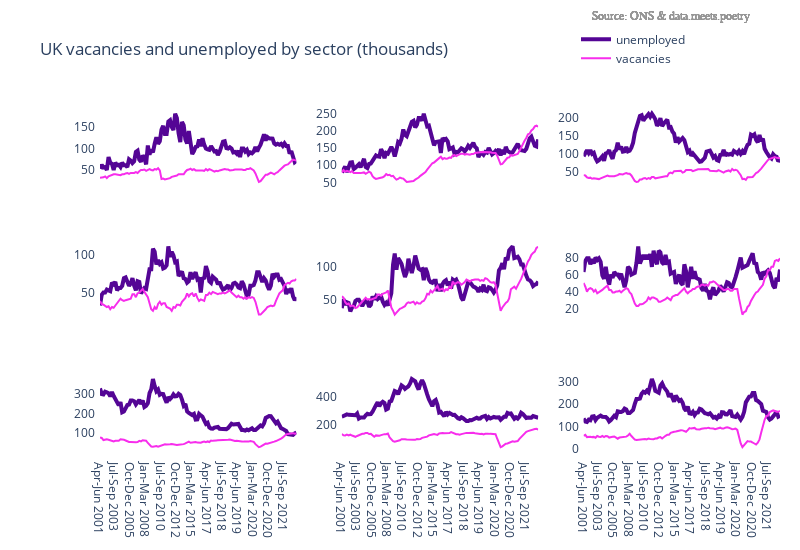

The code cell stored with this chart in its notebook:
### Code cell
# Initialize figure with subplots
fig = make_subplots(
    rows=3,
    cols=3,
    shared_xaxes=True,
    specs=[
        [{"type": "scatter"}, {"type": "scatter"}, {"type": "scatter"}],
        [{"type": "scatter"}, {"type": "scatter"}, {"type": "scatter"}],
        [{"type": "scatter"}, {"type": "scatter"}, {"type": "scatter"}],
    ],
    subplot_titles=(
        "Education",
        "Health & Social Work",
        "Admin & Support Services",
        "Financial Services",
        "Professional Services",
        "IT & Communication",
        "Manufacturing",
        "Motor vehicles",
        "Hospitality",
    ),
)

# Add Education
fig.add_trace(
    go.Scatter(
        x=df_vac_unem_by_sector.Quarter,
        y=df_vac_unem_by_sector.Education_une,
        mode="lines",
        name="unemployed",
        line=dict(color=colors[1], width=line_size[1]),
        showlegend=True,
    ),
    row=1,
    col=1,
)
fig.add_trace(
    go.Scatter(
        x=df_vac_unem_by_sector.Quarter,
        y=df_vac_unem_by_sector.Education_vac,
        mode="lines",
        name="vacancies",
        line=dict(color=colors[0], width=line_size[0]),
        showlegend=True,
    ),
    row=1,
    col=1,
)


# Add Health
fig.add_trace(
    go.Scatter(
        x=df_vac_unem_by_sector.Quarter,
        y=df_vac_unem_by_sector["Human health & social work activities_une"],
        mode="lines",
        line=dict(color=colors[1], width=line_size[1]),
        showlegend=False,
    ),
    row=1,
    col=2,
)
fig.add_trace(
    go.Scatter(
        x=df_vac_unem_by_sector.Quarter,
        y=df_vac_unem_by_sector["Human health & social work activities_vac"],
        mode="lines",
        line=dict(color=colors[0], width=line_size[0]),
        showlegend=False,
    ),
    row=1,
    col=2,
)

# Add Admin
fig.add_trace(
    go.Scatter(
        x=df_vac_unem_by_sector.Quarter,
        y=df_vac_unem_by_sector["Administrative & support services_une"],
        mode="lines",
        line=dict(color=colors[1], width=line_size[1]),
        showlegend=False,
    ),
    row=1,
    col=3,
)
fig.add_trace(
    go.Scatter(
        x=df_vac_unem_by_sector.Quarter,
        y=df_vac_unem_by_sector["Administrative & support services_vac"],
        mode="lines",
        line=dict(color=colors[0], width=line_size[0]),
        showlegend=False,
    ),
    row=1,
    col=3,
)


# ----------------------------------------------------

# Add Finance
fig.add_trace(
    go.Scatter(
        x=df_vac_unem_by_sector.Quarter,
        y=df_vac_unem_by_sector["Financial,  insurance & real estate activities_une"],
        mode="lines",
        line=dict(color=colors[1], width=line_size[1]),
        showlegend=False,
    ),
    row=2,
    col=1,
)
fig.add_trace(
    go.Scatter(
        x=df_vac_unem_by_sector.Quarter,
        y=df_vac_unem_by_sector["Financial,  insurance & real estate activities_vac"],
        mode="lines",
        line=dict(color=colors[0], width=line_size[0]),
        showlegend=False,
    ),
    row=2,
    col=1,
)

# Add Prof. Serv
fig.add_trace(
    go.Scatter(
        x=df_vac_unem_by_sector.Quarter,
        y=df_vac_unem_by_sector["Professional, scientific & technical activities_une"],
        mode="lines",
        line=dict(color=colors[1], width=line_size[1]),
        showlegend=False,
    ),
    row=2,
    col=2,
)
fig.add_trace(
    go.Scatter(
        x=df_vac_unem_by_sector.Quarter,
        y=df_vac_unem_by_sector["Professional, scientific & technical activities_vac"],
        mode="lines",
        line=dict(color=colors[0], width=line_size[0]),
        showlegend=False,
    ),
    row=2,
    col=2,
)

# Add IT
fig.add_trace(
    go.Scatter(
        x=df_vac_unem_by_sector.Quarter,
        y=df_vac_unem_by_sector["Information & communication_une"],
        mode="lines",
        line=dict(color=colors[1], width=line_size[1]),
        showlegend=False,
    ),
    row=2,
    col=3,
)
fig.add_trace(
    go.Scatter(
        x=df_vac_unem_by_sector.Quarter,
        y=df_vac_unem_by_sector["Information & communication_vac"],
        mode="lines",
        line=dict(color=colors[0], width=line_size[0]),
        showlegend=False,
    ),
    row=2,
    col=3,
)

# ----------------------------------------------------

# Add Manufacturing
fig.add_trace(
    go.Scatter(
        x=df_vac_unem_by_sector.Quarter,
        y=df_vac_unem_by_sector["Manufacturing_une"],
        mode="lines",
        line=dict(color=colors[1], width=line_size[1]),
        showlegend=False,
    ),
    row=3,
    col=1,
)
fig.add_trace(
    go.Scatter(
        x=df_vac_unem_by_sector.Quarter,
        y=df_vac_unem_by_sector["Manufacturing_vac"],
        mode="lines",
        line=dict(color=colors[0], width=line_size[0]),
        showlegend=False,
    ),
    row=3,
    col=1,
)

# Add Retail
fig.add_trace(
    go.Scatter(
        x=df_vac_unem_by_sector.Quarter,
        y=df_vac_unem_by_sector["Wholesale, retail & repair of motor vehicles_une"],
        mode="lines",
        line=dict(color=colors[1], width=line_size[1]),
        showlegend=False,
    ),
    row=3,
    col=2,
)
fig.add_trace(
    go.Scatter(
        x=df_vac_unem_by_sector.Quarter,
        y=df_vac_unem_by_sector["Wholesale, retail & repair of motor vehicles_vac"],
        mode="lines",
        line=dict(color=colors[0], width=line_size[0]),
        showlegend=False,
    ),
    row=3,
    col=2,
)

# Add Food
fig.add_trace(
    go.Scatter(
        x=df_vac_unem_by_sector.Quarter,
        y=df_vac_unem_by_sector["Accommodation & food services_une"],
        mode="lines",
        line=dict(color=colors[1], width=line_size[1]),
        showlegend=False,
    ),
    row=3,
    col=3,
)
fig.add_trace(
    go.Scatter(
        x=df_vac_unem_by_sector.Quarter,
        y=df_vac_unem_by_sector["Accommodation & food services_vac"],
        mode="lines",
        line=dict(color=colors[0], width=line_size[0]),
        showlegend=False,
    ),
    row=3,
    col=3,
)

fig.update_layout(
    autosize=False,
    margin=dict(autoexpand=True, l=100, r=20, t=110, pad=4),
    height=550,
    width=800,
    legend=dict(yanchor="top", y=1.25, xanchor="left", x=0.7),
    plot_bgcolor="white",
    title_text="UK vacancies and unemployed by sector (thousands)",
)
annotations = []
# Source
annotations.append(
    dict(
        xref="paper",
        yref="paper",
        x=0.84,
        y=1.25,
        xanchor="center",
        yanchor="bottom",
        text="Source: ONS & data.meets.poetry",
        font=dict(family="Arial", size=12, color="rgb(150,150,150)"),
        showarrow=False,
    )
)

fig.update_layout(annotations=annotations)
fig.show()
